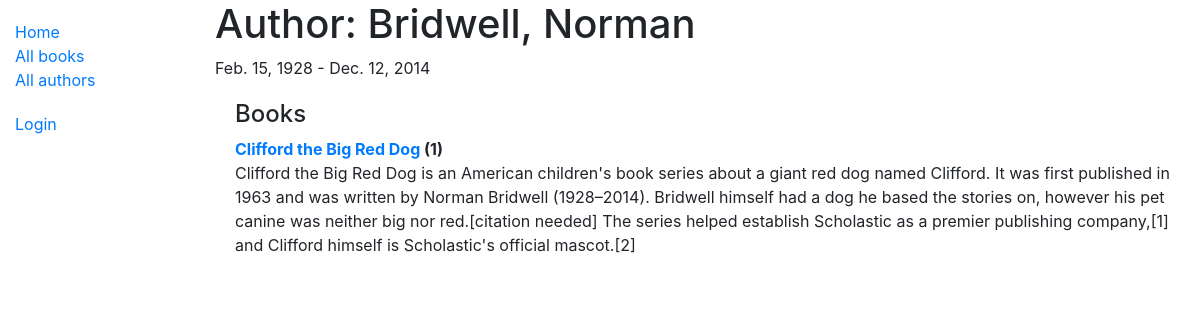
The page /catalog/author/12 on the database its author committed.
### catalog/models.py (models this page shows, shortened)
class Author(models.Model):
    first_name = models.CharField(max_length=100)
    last_name = models.CharField(max_length=100)
    date_of_birth = models.DateField(null=True, blank=True)
    date_of_death = models.DateField('Died', null=True, blank=True)
    class Meta:
        ordering = ['last_name', 'first_name']
    def __str__(self):
        return f'{self.last_name}, {self.first_name}'

class Book(models.Model):
    title = models.CharField(max_length=200)
    author = models.ForeignKey('Author', on_delete=models.SET_NULL, null=True)
    summary = models.TextField(max_length=4000, help_text='Enter a brief description of the book')
    isbn = models.CharField('ISBN', max_length=13, help_text='13 Character <a href="https://www.isbn-international.org/content/what-isbn">ISBN number</a>')
    genre = models.ManyToManyField(Genre, help_text='Select a genre for this book')
    language = models.ManyToManyField(Language, help_text='Select a language for this book')
    def __str__(self):
        return self.title
    def display_genre(self):
        """Create a string for the Genre. This is required to display genre in Admin."""
        return ', '.join(genre.name for genre in self.genre.all()[:3])
    display_genre.short_description = 'Genre'

### catalog/views.py (the view)
# urls.py: path('author/<int:pk>', views.AuthorDetailView.as_view(), name='author-detail'),
class AuthorDetailView(generic.DetailView):
    model=Author

### catalog/templates/catalog/author_detail.html
{% extends "base_generic.html" %}
{% block content %}
<h1>Author: {{ author }} </h1>
<p>{{author.date_of_birth}} - {% if author.date_of_death %}{{author.date_of_death}}{% endif %}</p>
<div style="margin-left:20px;margin-top:20px">
<h4>Books</h4>
<dl>
{% for book in author.book_set.all %}
  <dt><a href="{% url 'book-detail' book.pk %}">{{book}}</a> ({{book.bookinstance_set.all.count}})</dt>
  <dd>{{book.summary}}</dd>
{% endfor %}
</dl>
</div>
{% endblock %}

### rows shown on the page
Author: last_name+first_name "Bridwell, Norman", date_of_birth "Feb. 15, 1928", date_of_death "Dec. 12, 2014"
Book: title "Clifford the Big Red Dog", bookinstance_set.all.count "1", summary "Clifford the Big Red Dog is an American children's book series about a giant red dog named Clifford. It was first published in 1963 and was written by Norman Bridwell (1928–2014). Bridwell himself had a dog he based the stories on, however his pet canine was neither big nor red.[citation needed] The series helped establish Scholastic as a premier publishing company,[1] and Clifford himself is Scholastic's official mascot.[2]"
